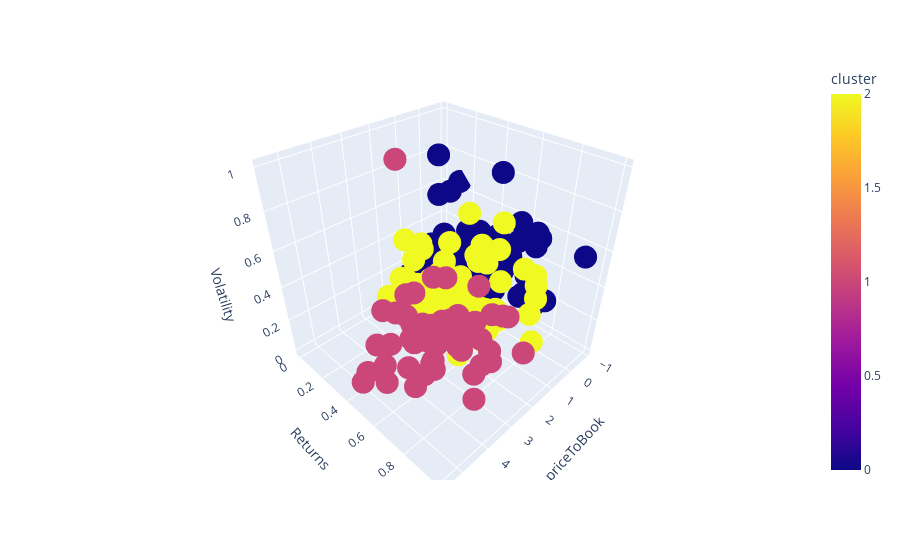

Notebook code for this chart:
### Code cell
# Create 3D scatter plot with plotly express, color-coded by cluster label and with 'Ticker' tooltip
fig = px.scatter_3d(
    clusters3d_df,
    x="priceToBook",
    y="Returns",
    z="Volatility",
    color="cluster",
    hover_data=["Ticker"],
)
fig.show()

### Figure 1 — Plotly figure (JSON) as saved in the notebook; plotly's stock layout.template omitted (floating-point values rounded to 4 significant figures; data arrays with more than 128 entries replaced by an {"elided": "..."} marker saying what was removed)
{"data": [{"customdata": {"elided": "456x1 str values"}, "hovertemplate": "priceToBook=%{x}<br>Returns=%{y}<br>Volatility=%{z}<br>Ticker=%{customdata[0]}<br>cluster=%{marker.color}<extra></extra>", "legendgroup": "", "marker": {"color": {"elided": "456 int values"}, "coloraxis": "coloraxis", "symbol": "circle"}, "mode": "markers", "name": "", "scene": "scene", "showlegend": false, "type": "scatter3d", "x": {"elided": "456 float values"}, "y": {"elided": "456 float values"}, "z": {"elided": "456 float values"}}], "layout": {"coloraxis": {"colorbar": {"title": {"text": "cluster"}}, "colorscale": [[0, "#0d0887"], [0.1111, "#46039f"], [0.2222, "#7201a8"], [0.3333, "#9c179e"], [0.4444, "#bd3786"], [0.5556, "#d8576b"], [0.6667, "#ed7953"], [0.7778, "#fb9f3a"], [0.8889, "#fdca26"], [1, "#f0f921"]]}, "legend": {"tracegroupgap": 0}, "margin": {"t": 60}, "scene": {"domain": {"x": [0, 1], "y": [0, 1]}, "xaxis": {"title": {"text": "priceToBook"}}, "yaxis": {"title": {"text": "Returns"}}, "zaxis": {"title": {"text": "Volatility"}}}}}
